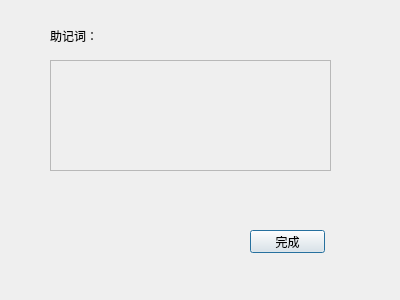
<?xml version="1.0" encoding="UTF-8"?>
<ui version="4.0">
 <class>dlg_mnemonic</class>
 <widget class="QDialog" name="dlg_mnemonic">
  <property name="geometry">
   <rect>
    <x>0</x>
    <y>0</y>
    <width>400</width>
    <height>300</height>
   </rect>
  </property>
  <property name="windowTitle">
   <string>Dialog</string>
  </property>
  <widget class="QTextEdit" name="textEdit">
   <property name="enabled">
    <bool>false</bool>
   </property>
   <property name="geometry">
    <rect>
     <x>50</x>
     <y>60</y>
     <width>281</width>
     <height>111</height>
    </rect>
   </property>
  </widget>
  <widget class="QLabel" name="label">
   <property name="geometry">
    <rect>
     <x>50</x>
     <y>30</y>
     <width>54</width>
     <height>12</height>
    </rect>
   </property>
   <property name="text">
    <string>助记词：</string>
   </property>
  </widget>
  <widget class="QPushButton" name="pushButton">
   <property name="geometry">
    <rect>
     <x>250</x>
     <y>230</y>
     <width>75</width>
     <height>23</height>
    </rect>
   </property>
   <property name="text">
    <string>完成</string>
   </property>
  </widget>
 </widget>
 <resources/>
 <connections/>
</ui>
